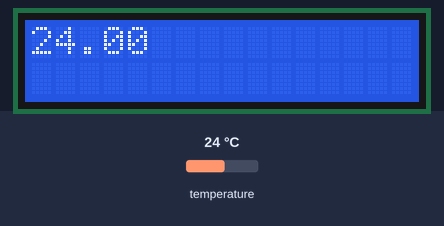
Bench run of a sketch on a simulated Arduino Uno, built with avr-gcc and run on an emulated ATmega328P. Shown: 16×2 character LCD. The test bench sets the inputs (shaded band); at power-on: temperature 24 °C. What the sketch prints to the serial monitor is not drawn.

Above: at 1.2 s.
1.3 s: temperature set to 12 °C
At 3.4 s:
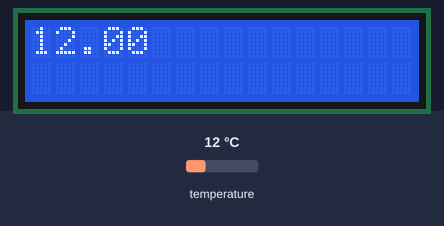
5.1 s: temperature set to 19 °C
At 6.8 s:
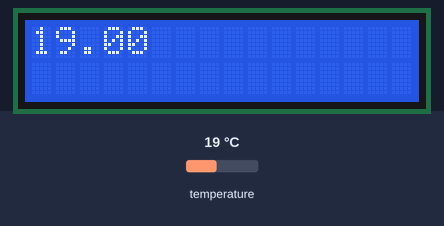
8.7 s: temperature set to 28 °C
At 10.5 s:
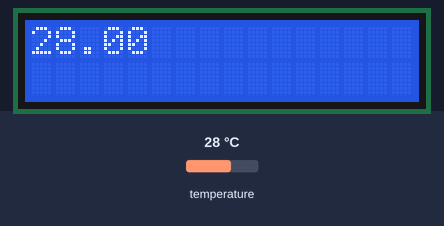
Timing chart, 0 to 12.0 s (numbered marks = the images above; inputs shaded):
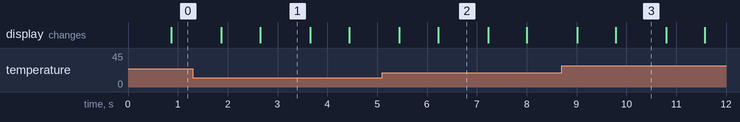

The sketch:

TemperaturSensor.ino
```cpp
/*********
  Rui Santos
  Complete project details at http://randomnerdtutorials.com
  Based on the Dallas Temperature Library example
*********/

#include <OneWire.h>
#include <DallasTemperature.h>
#include <Wire.h>
#include <Adafruit_RGBLCDShield.h>
#include <utility/Adafruit_MCP23017.h>

// Data wire is conntec to the Arduino digital pin 7
#define ONE_WIRE_BUS 7

// Setup a oneWire instance to communicate with any OneWire devices
OneWire oneWire(ONE_WIRE_BUS);

// Pass our oneWire reference to Dallas Temperature sensor
DallasTemperature sensors(&oneWire);

Adafruit_RGBLCDShield lcd = Adafruit_RGBLCDShield();

void setup(void)
{
  // Start serial communication for debugging purposes
  Serial.begin(9600);
  lcd.begin(16,2);
  // Start up the library
  sensors.begin();
}

void loop(void){
  lcd.clear();
  lcd.setCursor(0,0);
  // Call sensors.requestTemperatures() to issue a global temperature and Requests to all devices on the bus
  sensors.requestTemperatures();

  lcd.print(sensors.getTempCByIndex(0));//"Printed" die Temperatur auf dem Display
  Serial.println(sensors.getTempCByIndex(0));
  delay(1000);
}
```

Measured:
- after the input at 1.3 s, the display: first differs from a run without the input after 1.3 s (image 1)
- after the input at 5.1 s, the display: first differs from a run without the input after 1.1 s (image 2)
- after the input at 8.7 s, the display: first differs from a run without the input after 1.1 s (image 3)
- what the display in image 1 shows lasts 1.1 s, from 2.6 s to 3.7 s
